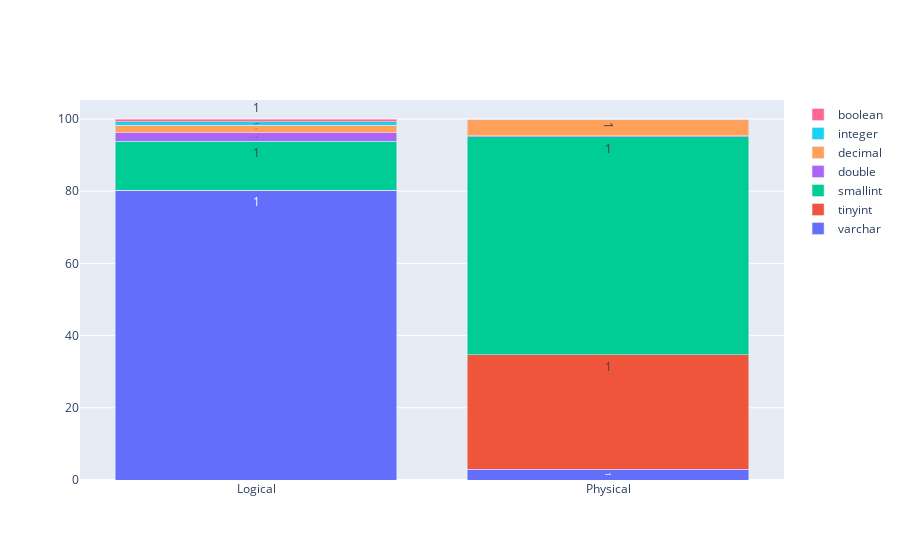

The notebook cell this image was saved under:
### Code cell
import plotly.graph_objects as go

fig = go.Figure(
    data=[
        go.Bar(name='varchar', x=columns , y=y_dict[0], text='1', textposition='auto'),
        go.Bar(name='tinyint', x=columns, y=y_dict[1], text='1', textposition='auto'),
        go.Bar(name='smallint', x=columns ,y=y_dict[2], text='1', textposition='auto'),
        go.Bar(name='double', x=columns ,y=y_dict[3],text='1', textposition='auto'),
        go.Bar(name='decimal', x=columns ,y=y_dict[4],text='1', textposition='auto'),
        go.Bar(name='integer', x=columns ,y=y_dict[5],text='1', textposition='auto'),
        go.Bar(name='boolean', x=columns ,y=y_dict[6],text='1', textposition='auto')
        ])
fig.update_layout(barmode='stack')
fig.show(renderer='pdf')
fig.show()

### Figure 1 — Plotly figure (JSON) as saved in the notebook; plotly's stock layout.template omitted (floating-point values rounded to 4 significant figures)
{"data": [{"name": "varchar", "text": "1", "textposition": "auto", "type": "bar", "x": ["Logical", "Physical"], "y": [80.2, 3]}, {"name": "tinyint", "text": "1", "textposition": "auto", "type": "bar", "x": ["Logical", "Physical"], "y": [0, 31.7]}, {"name": "smallint", "text": "1", "textposition": "auto", "type": "bar", "x": ["Logical", "Physical"], "y": [13.7, 60.4]}, {"name": "double", "text": "1", "textposition": "auto", "type": "bar", "x": ["Logical", "Physical"], "y": [2.3, 0.3]}, {"name": "decimal", "text": "1", "textposition": "auto", "type": "bar", "x": ["Logical", "Physical"], "y": [2.1, 4.6]}, {"name": "integer", "text": "1", "textposition": "auto", "type": "bar", "x": ["Logical", "Physical"], "y": [0.9, 0]}, {"name": "boolean", "text": "1", "textposition": "auto", "type": "bar", "x": ["Logical", "Physical"], "y": [0.7, 0]}], "layout": {"barmode": "stack"}}
